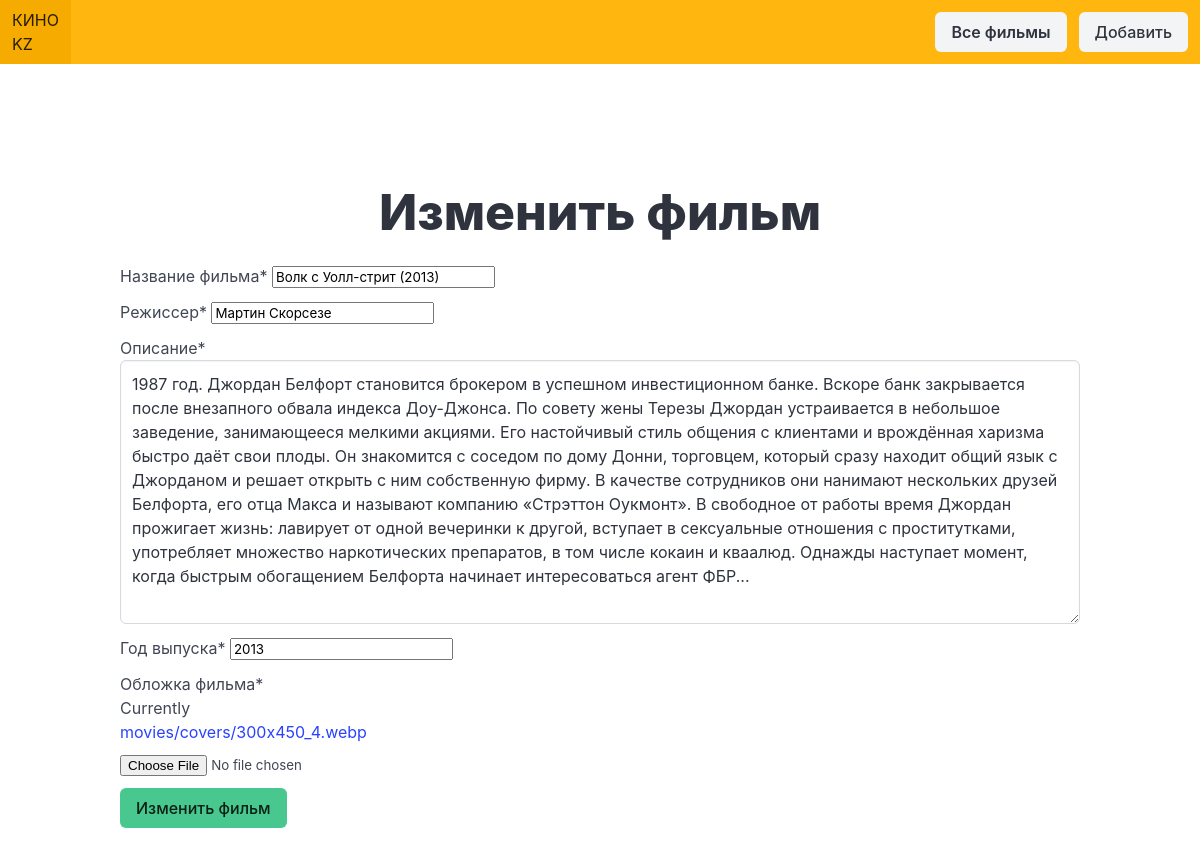
Page /update/7/ on the committed database.
### movie_app/models.py (models this page shows, shortened)
class Movie(models.Model):
    name=models.CharField("",max_length=255)
    description=models.TextField("")
    director=models.CharField("",max_length=255)
    year=models.IntegerField("")
    cover=models.ImageField(upload_to='movies/covers/')

### movie_app/views.py (the view)
# urls.py: path('update/<int:pk>/',views.update_movie, name='update_movie'),
def update_movie(request, pk):
    movie = get_object_or_404(Movie, pk=pk)
    if request.method == 'POST':
        form = MovieForm(request.POST, request.FILES, instance=movie)
        if form.is_valid():
            form.save()
            return redirect('movies_page')
    else:
        form = MovieForm(instance=movie)
        context={
        'form':form
    }
    return render(request, 'create_movie.html',context)

### movie_app/forms.py
class MovieForm(forms.ModelForm):
    class Meta:
        model = Movie
        fields = ['name', 'director', 'description', 'year', 'cover']
        labels = {
            'name': 'Название фильма',
            'director': 'Режиссер',
            'description': 'Описание',
            'year': 'Год выпуска',
            'cover': 'Обложка фильма',
        }

### movie_app/templates/create_movie.html (shortened to what this page needs)
{% extends 'base.html' %}
{% load crispy_forms_tags %}
{% block content %}
<section class="movie-list">
    <div class="container">
        <h1 class="title">
            {% if form.instance.pk %}
            Изменить фильм
            {%else%}
            Добавить фильм
            {%endif%}
         </h1>
   <form method="post" enctype="multipart/form-data">
    {{form|crispy}}
<button type="submit" class="button is-success">{% if form.instance.pk %}
    Изменить фильм
    {%else%}
    Добавить фильм
    {%endif%}</button>
   </form>
    </div>
</section>
{% endblock %}

### movie_app/static/style.css (style rules this page uses)
.movie-list { padding: 120px 0; }
.title { text-align: center; font-size:50px; }

### rows in the picture
Movie: name "Волк с Уолл-стрит (2013)", director "Мартин Скорсезе", description "1987 год. Джордан Белфорт становится брокером в успешном инвестиционном банке. Вскоре банк закрывается после внезапного обвала индекса Доу-Джонса. По совету жены Терезы Джордан устраивается в небольшое заведение, занимающееся мелкими акциями. Его настойчивый стиль общения с клиентами и врождённая харизма быстро даёт свои плоды. Он знакомится с соседом по дому Донни, торговцем, который сразу находит общий язык с Джорданом и решает открыть с ним собственную фирму. В качестве сотрудников они нанимают нескольких друзей Белфорта, его отца Макса и называют компанию «Стрэттон Оукмонт». В свободное от работы время Джордан прожигает жизнь: лавирует от одной вечеринки к другой, вступает в сексуальные…", year "2013"
